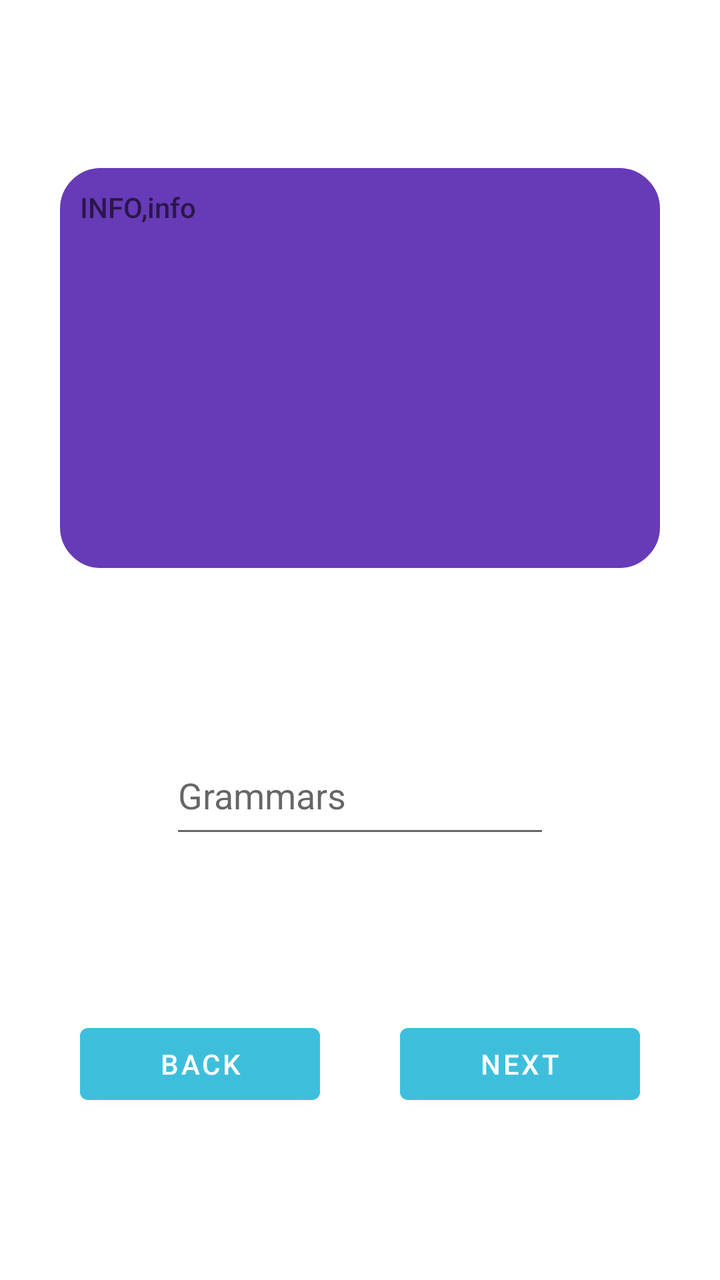
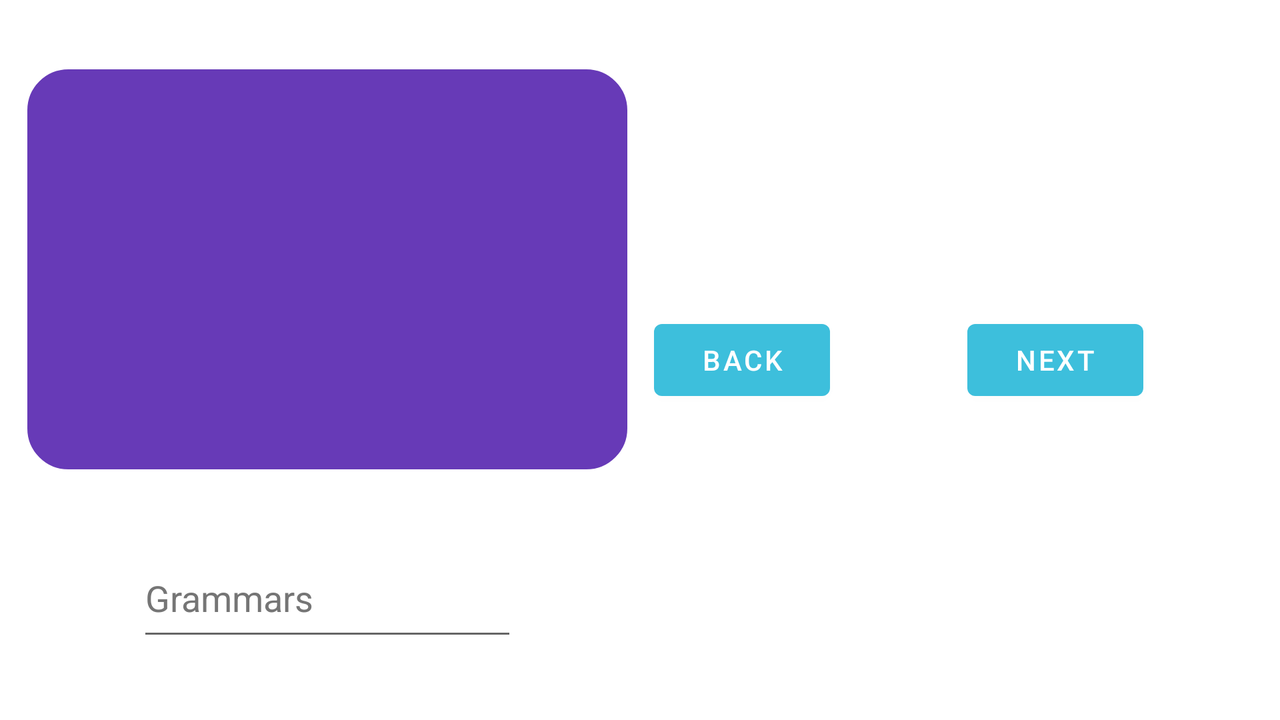

Two renders of one Android screen. The first uses the default layout on a phone; the second uses the alternative layout the repository ships for a different screen configuration, on a matching device. The two XML files are below.
<!-- AndroidManifest.xml: application theme Theme.DiabCalc -->
<!-- res/layout/activity_second.xml -->
<?xml version="1.0" encoding="utf-8"?>
<androidx.constraintlayout.widget.ConstraintLayout xmlns:android="http://schemas.android.com/apk/res/android"
    xmlns:app="http://schemas.android.com/apk/res-auto"
    xmlns:tools="http://schemas.android.com/tools"
    android:layout_width="match_parent"
    android:layout_height="match_parent"
    tools:context=".SecondActivity">

    <TextView
        android:id="@+id/info"
        android:layout_width="300dp"
        android:layout_height="200dp"
        android:fontFamily="sans-serif-medium"
        android:freezesText="false"
        android:gravity="start"
        android:hint="@string/info_info"
        android:background="@drawable/corner"
        app:layout_constraintBottom_toTopOf="@+id/grammars"
        app:layout_constraintEnd_toEndOf="parent"
        app:layout_constraintStart_toStartOf="parent"
        app:layout_constraintTop_toTopOf="parent" />

    <EditText
        android:id="@+id/grammars"
        android:layout_width="190dp"
        android:layout_height="56dp"
        android:hint="@string/grammars"
        android:importantForAutofill="no"
        android:inputType="numberDecimal"
        android:textColor="#757575"
        app:layout_constraintTop_toBottomOf="@+id/info"
        app:layout_constraintBottom_toTopOf="@+id/next"
        app:layout_constraintStart_toStartOf="parent"
        app:layout_constraintEnd_toEndOf="parent"
        tools:ignore="TextContrastCheck" />

    <Button
        android:id="@+id/next"
        android:layout_width="120dp"
        android:layout_height="wrap_content"
        android:text="@string/next"
        android:textColor="#FFFFFF"
        app:layout_constraintTop_toBottomOf="@+id/grammars"
        app:layout_constraintBottom_toBottomOf="parent"
        app:layout_constraintStart_toEndOf="@+id/back"
        app:layout_constraintEnd_toEndOf="parent"
        tools:ignore="MissingConstraints,TextContrastCheck" />

    <Button
        android:id="@+id/back"
        android:layout_width="120dp"
        android:layout_height="wrap_content"
        android:text="@string/back"
        android:textColor="#FFFFFF"
        app:layout_constraintTop_toBottomOf="@+id/grammars"
        app:layout_constraintBottom_toBottomOf="parent"
        app:layout_constraintStart_toStartOf="parent"
        app:layout_constraintEnd_toStartOf="@+id/next"
        tools:ignore="TextContrastCheck" />


</androidx.constraintlayout.widget.ConstraintLayout>
<!-- resources referenced by this layout -->
<resources>
  <!-- drawable corner (drawable) -->
  <?xml version="1.0" encoding="utf-8"?>
  <shape xmlns:android="http://schemas.android.com/apk/res/android" >
      <stroke
          android:width="1dp"
          android:color="@color/purple_1" />
  
      <solid android:color="@color/purple_1" />
  
      <padding
          android:left="10dp"
          android:right="10dp"
          android:bottom="10dp"
          android:top="10dp" />
  
      <corners android:radius="20dp" />
  </shape>
  <string name="back">Back</string>
  <string name="grammars">Grammars</string>
  <string name="info_info">INFO,info</string>
  <string name="next">Next</string>
  <style name="Theme.DiabCalc" parent="Theme.MaterialComponents.DayNight.DarkActionBar">
          
          <item name="colorPrimary">@color/cyan</item>
          <item name="colorPrimaryVariant">@color/darker_cyan</item>
          <item name="colorOnPrimary">@color/white</item>
          
          <item name="colorSecondary">@color/much_darker_cyan</item>
          <item name="colorSecondaryVariant">@color/gray</item>
          <item name="colorOnSecondary">@color/black</item>
          
          <item name="android:statusBarColor" tools:targetApi="l">?attr/colorPrimaryVariant</item>
          
      </style>
  <color name="purple_1">#673AB7</color>
  <color name="cyan">#3DBFDC</color>
  <color name="darker_cyan">#3D85DC</color>
  <color name="white">#FFFFFFFF</color>
  <color name="much_darker_cyan">#3F53B5</color>
  <color name="gray">#757575</color>
  <color name="black">#FF000000</color>
</resources>
<!-- res/layout-land/activity_second.xml (the repository's variant of the layout above) -->
<!-- drawn on the phone turned sideways -->
<?xml version="1.0" encoding="utf-8"?>
<androidx.constraintlayout.widget.ConstraintLayout xmlns:android="http://schemas.android.com/apk/res/android"
    xmlns:app="http://schemas.android.com/apk/res-auto"
    xmlns:tools="http://schemas.android.com/tools"
    android:layout_width="match_parent"
    android:layout_height="match_parent"
    tools:context=".SecondActivity">

    <TextView
        android:id="@+id/info"
        android:layout_width="300dp"
        android:layout_height="200dp"
        android:fontFamily="sans-serif-medium"
        android:gravity="start"
        android:background="@drawable/corner"
        app:layout_constraintTop_toTopOf="parent"
        app:layout_constraintBottom_toTopOf="@+id/grammars"
        app:layout_constraintStart_toStartOf="parent"
        app:layout_constraintEnd_toStartOf="@+id/back3" />


    <EditText
        android:id="@+id/grammars"
        android:layout_width="190dp"
        android:layout_height="56dp"
        android:hint="@string/grammars"
        android:importantForAutofill="no"
        android:inputType="numberDecimal"
        android:textColor="@color/gray"
        android:textColorHint="@color/gray"
        app:layout_constraintBottom_toBottomOf="parent"
        app:layout_constraintEnd_toStartOf="@+id/back3"
        app:layout_constraintStart_toStartOf="parent"
        app:layout_constraintTop_toBottomOf="@+id/info"
        tools:ignore="MissingConstraints" />

    <Button
        android:id="@+id/next"
        android:layout_width="wrap_content"
        android:layout_height="wrap_content"
        android:text="@string/next"
        android:textColor="#FFFFFF"
        app:layout_constraintBottom_toBottomOf="parent"
        app:layout_constraintEnd_toEndOf="parent"
        app:layout_constraintStart_toEndOf="@id/back3"
        app:layout_constraintTop_toTopOf="parent"
        tools:ignore="MissingConstraints,TextContrastCheck" />

    <Button
        android:id="@+id/back3"
        android:layout_width="wrap_content"
        android:layout_height="wrap_content"
        android:text="@string/back"
        android:textColor="#FFFFFF"
        app:layout_constraintBottom_toBottomOf="parent"
        app:layout_constraintEnd_toStartOf="@+id/next"
        app:layout_constraintStart_toEndOf="@+id/grammars"
        app:layout_constraintTop_toTopOf="parent"
        tools:ignore="TextContrastCheck" />

</androidx.constraintlayout.widget.ConstraintLayout>
<!-- resources referenced by the variant -->
<!-- as the phone turned sideways resolves them -->
<resources>
  <color name="gray">#757575</color>
  <!-- drawable corner (drawable) -->
  <?xml version="1.0" encoding="utf-8"?>
  <shape xmlns:android="http://schemas.android.com/apk/res/android" >
      <stroke
          android:width="1dp"
          android:color="@color/purple_1" />
  
      <solid android:color="@color/purple_1" />
  
      <padding
          android:left="10dp"
          android:right="10dp"
          android:bottom="10dp"
          android:top="10dp" />
  
      <corners android:radius="20dp" />
  </shape>
  <string name="back">Back</string>
  <string name="grammars">Grammars</string>
  <string name="next">Next</string>
  <style name="Theme.DiabCalc" parent="Theme.MaterialComponents.DayNight.DarkActionBar">
          
          <item name="colorPrimary">@color/cyan</item>
          <item name="colorPrimaryVariant">@color/darker_cyan</item>
          <item name="colorOnPrimary">@color/white</item>
          
          <item name="colorSecondary">@color/much_darker_cyan</item>
          <item name="colorSecondaryVariant">@color/gray</item>
          <item name="colorOnSecondary">@color/black</item>
          
          <item name="android:statusBarColor" tools:targetApi="l">?attr/colorPrimaryVariant</item>
          
      </style>
  <color name="purple_1">#673AB7</color>
  <color name="cyan">#3DBFDC</color>
  <color name="darker_cyan">#3D85DC</color>
  <color name="white">#FFFFFFFF</color>
  <color name="much_darker_cyan">#3F53B5</color>
  <color name="black">#FF000000</color>
</resources>
